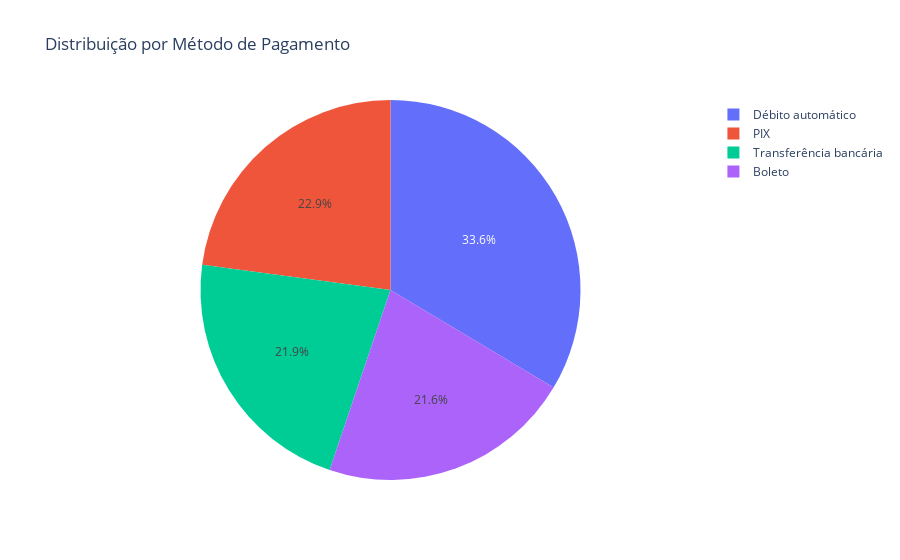

Notebook code for this chart:
### Code cell
# Visualização: distribuição por Método de Pagamento
display(px.pie(df['paymentMethod'].value_counts().reset_index().rename(columns={'index':'Tipo'}), values='paymentMethod', names='Tipo', title='Distribuição por Método de Pagamento'))

printmd("*A maioria do clientes preferem o Método de **Pagamento Eletrônico**")

### Figure 1 — Plotly figure (JSON) as saved in the notebook; plotly's stock layout.template omitted (floating-point values rounded to 4 significant figures)
{"data": [{"domain": {"x": [0, 1], "y": [0, 1]}, "hovertemplate": "Tipo=%{label}<br>paymentMethod=%{value}<extra></extra>", "labels": ["Débito automático", "PIX", "Transferência bancária", "Boleto"], "legendgroup": "", "name": "", "showlegend": true, "type": "pie", "values": [2365, 1612, 1544, 1522]}], "layout": {"legend": {"tracegroupgap": 0}, "title": {"text": "Distribuição por Método de Pagamento"}}}
